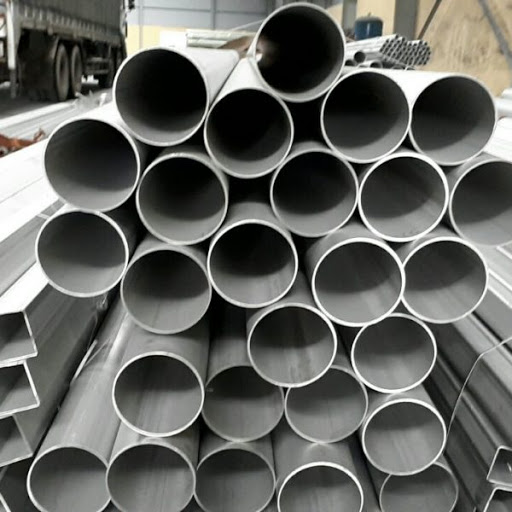
#> input picture images/pipe1.jpg, 512 x 512 px
$ python -i pipe.py   (imports and definitions only)
#> lines starting #> are read from the running program, lines starting #| are printed output that depends on the picture; after the words box and inside, x2 and y2 are one past the last pixel; in counts of white or black regions, pixels touching at a corner belong together
#> further down, picture is the input picture: shape (512, 512, 3); mean B, G, R 95.6, 99.7, 98.6
import cv2
import numpy as np
import streamlit as st
from PIL import Image

def preprocess_image(image):
    # Chuyển đổi sang màu HSV
    hsv = cv2.cvtColor(image, cv2.COLOR_BGR2HSV)
#> hsv: shape (512, 512, 3); mean H, S, V 44.5, 26.9, 100.3

    # Masking (~ pipe color)
    lower_color = np.array([0, 0, 0])
    upper_color = np.array([179, 50, 255])
    mask = cv2.inRange(hsv, lower_color, upper_color)
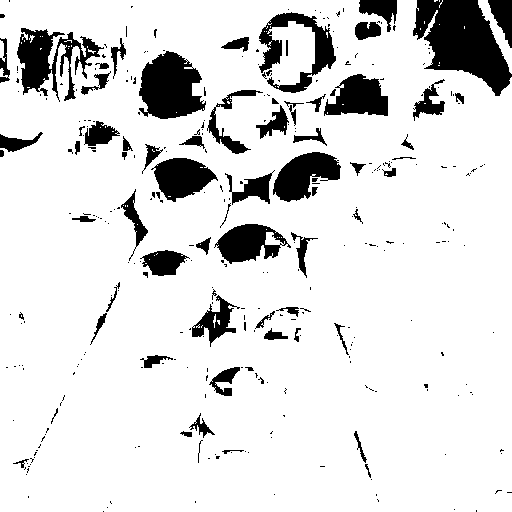
#> mask: shape (512, 512); 87.2% white; 333 black regions (261 under 20 px)

    # Làm mờ (blur)
    blurred = cv2.GaussianBlur(mask, (9, 9), 2)
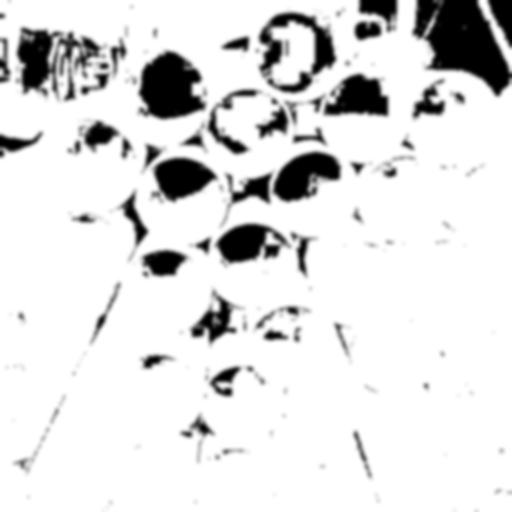
#> blurred: shape (512, 512); min 0, max 255, mean 222.3

    # Erosion và Dilation
    kernel = np.ones((3, 3), np.uint8)
    eroded = cv2.erode(blurred, kernel, iterations=2)
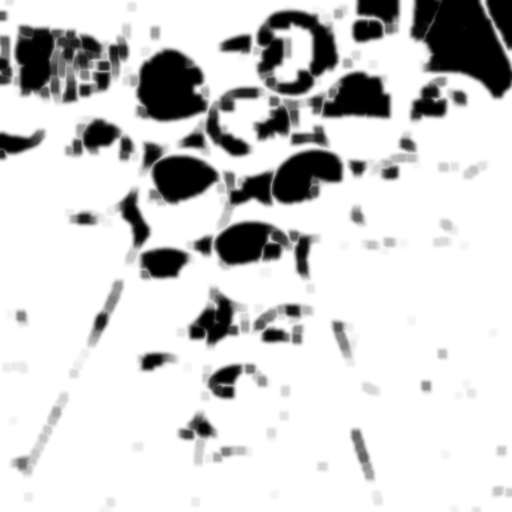
#> eroded: shape (512, 512); min 0, max 255, mean 208.9
    dilated = cv2.dilate(eroded, kernel, iterations=2)

    # Tìm contours
    contours, _ = cv2.findContours(dilated, cv2.RETR_EXTERNAL, cv2.CHAIN_APPROX_SIMPLE)
#> contours = 2 contours; box (x1, y1, x2, y2) and area: (0, 0, 512, 512) 256607, (460, 22, 469, 33) 74
    image_with_contours = image.copy()

    # Vẽ contours
    epsilon = 0.035
    for contour in contours:
        approx = cv2.approxPolyDP(contour, epsilon * cv2.arcLength(contour, True), True)
        if len(approx) >= 7:
            cv2.drawContours(image_with_contours, [contour], -1, (0, 255, 0), 2)
#> this loop made 2 passes
#> approx on pass 1: [[460, 23], [460, 31], [468, 31], [468, 23]]

    gray_with_contours = cv2.cvtColor(image_with_contours, cv2.COLOR_BGR2GRAY)
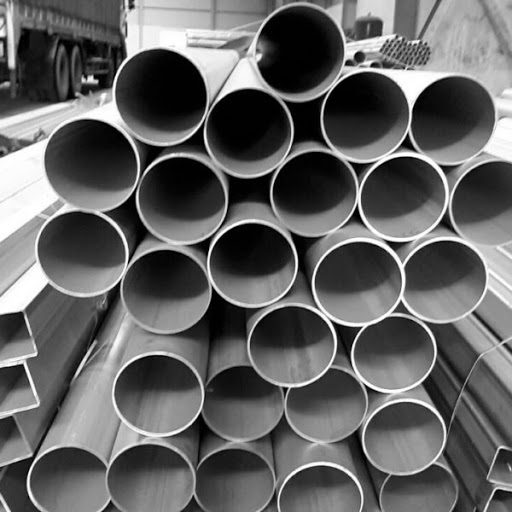
#> gray_with_contours: shape (512, 512); min 0, max 255, mean 98.9
    return gray_with_contours

def find_and_draw_circles(image, canny_params, hough_params, radius_range):
    try:
        # Preprocess
        preprocessed_image = preprocess_image(image)

        # Canny Edge Detection
        edges = cv2.Canny(preprocessed_image, canny_params[0], canny_params[1])

        # Hough Circle Detection
        circles_hough = cv2.HoughCircles(
            edges, cv2.HOUGH_GRADIENT, dp=hough_params[0], minDist=hough_params[1],
            param1=hough_params[2], param2=hough_params[3],
            minRadius=hough_params[4], maxRadius=hough_params[5]
        )
        # Circle Size Filter
        num_circles = 0
        image_with_contours = image.copy()

        if circles_hough is not None:
            circles_hough = np.uint16(np.around(circles_hough))

            for circle in circles_hough[0, :]:
                center = (circle[0], circle[1])
                radius = circle[2]
                if radius_range[0] < radius < radius_range[1]:
                    cv2.circle(image_with_contours, center, radius, (255, 0, 0), 2)
                    num_circles += 1

        return image_with_contours, num_circles

    except Exception as e:
        st.error(f"An error occurred: {e}")
        return image, 0

# Streamlit GUI
# [32 lines not run here, left out]

>>> import cv2
>>> picture = cv2.imread('images/pipe1.jpg')
>>> result = preprocess_image(picture)

$ run again, on images/pipe3.jpg
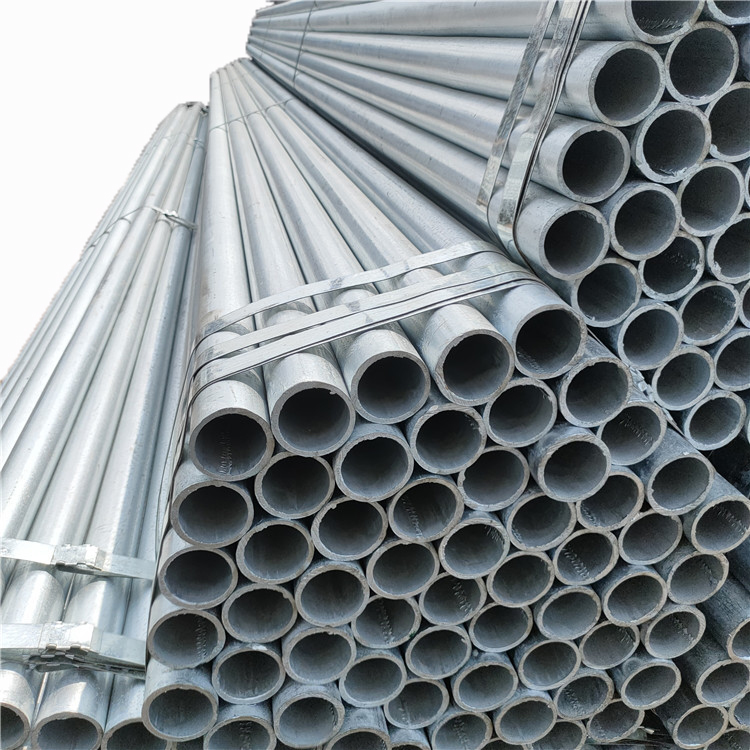
#> input picture images/pipe3.jpg, 750 x 750 px
#> picture is the input picture: shape (750, 750, 3); mean B, G, R 140.4, 136.9, 129.9
#> hsv: shape (750, 750, 3); mean H, S, V 86.5, 29, 140.8
#> in preprocess_image, `mask = cv2.inRange(hsv, lower_color, upper_color)`:
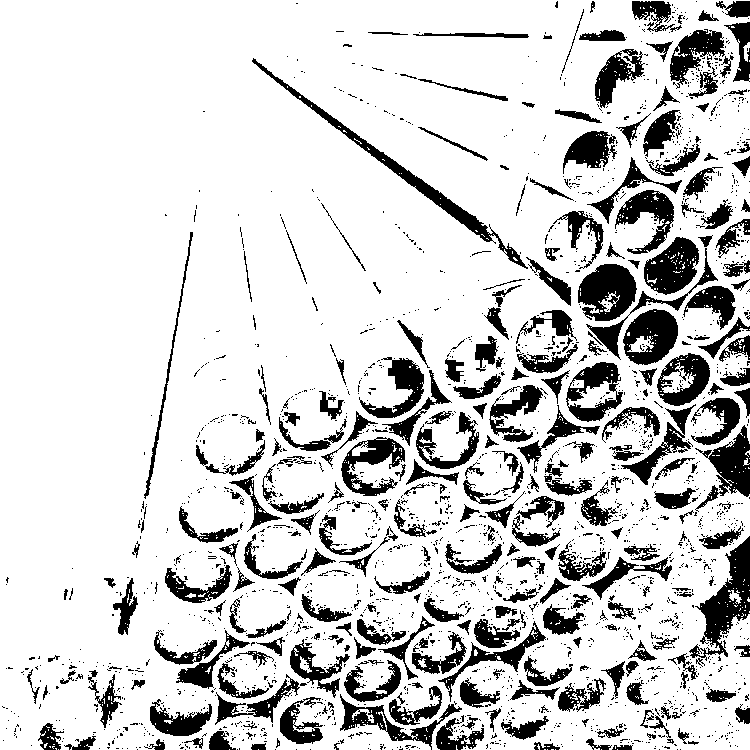
#> mask: shape (750, 750); 82.2% white; 2262 black regions (1950 under 20 px)
#> in preprocess_image, `dilated = cv2.dilate(eroded, kernel, iterations=2)`:
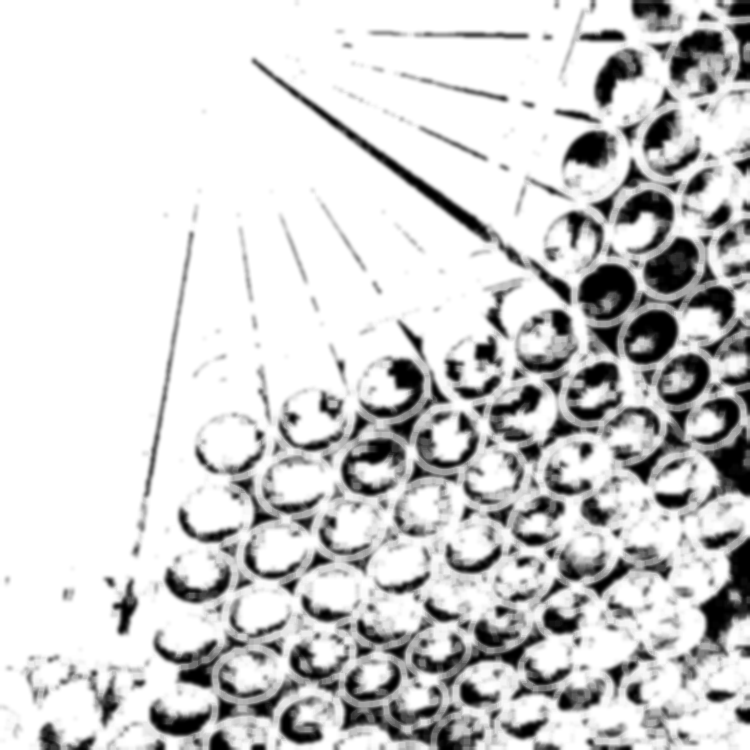
#> dilated: shape (750, 750); min 0, max 255, mean 206.9
#> contours = 1 contour; box (x1, y1, x2, y2) and area: (0, 0, 750, 750) 560075
#> the loop in preprocess_image, `for contour in contours:` made 1 pass
#> approx on pass 1: [[0, 0], [0, 749], [749, 749], [749, 0]]

$ run again, on images/pipe4.jpg
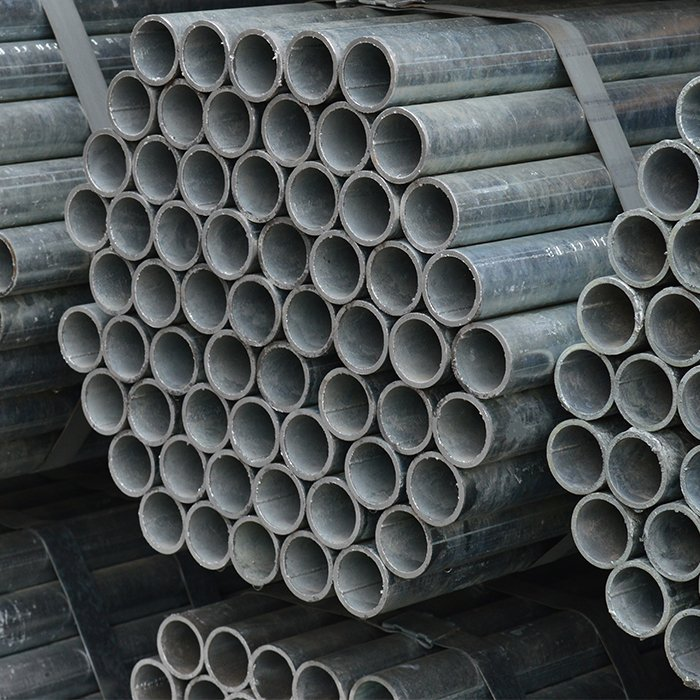
#> input picture images/pipe4.jpg, 700 x 700 px
#> picture is the input picture: shape (700, 700, 3); mean B, G, R 81.7, 80.7, 75.7
#> hsv: shape (700, 700, 3); mean H, S, V 81.2, 27.9, 82.6
#> in preprocess_image, `mask = cv2.inRange(hsv, lower_color, upper_color)`:
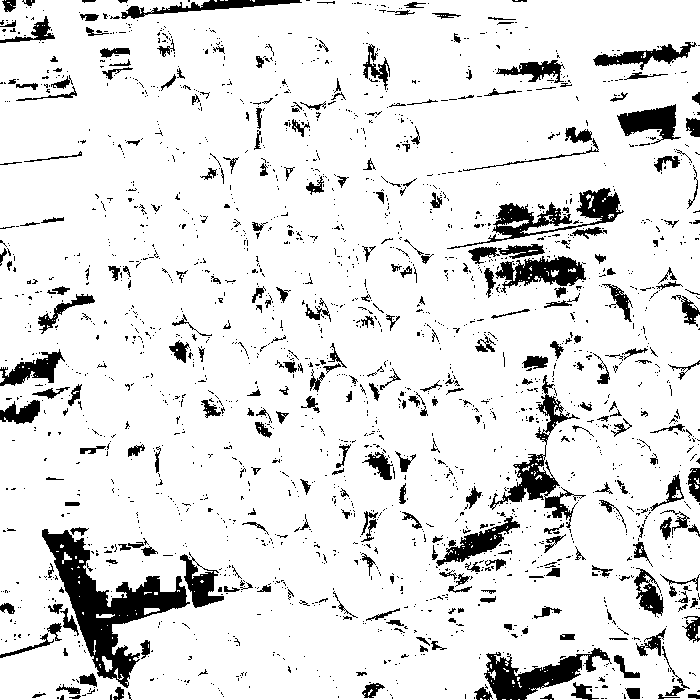
#> mask: shape (700, 700); 88.9% white; 2247 black regions (1937 under 20 px)
#> in preprocess_image, `eroded = cv2.erode(blurred, kernel, iterations=2)`:
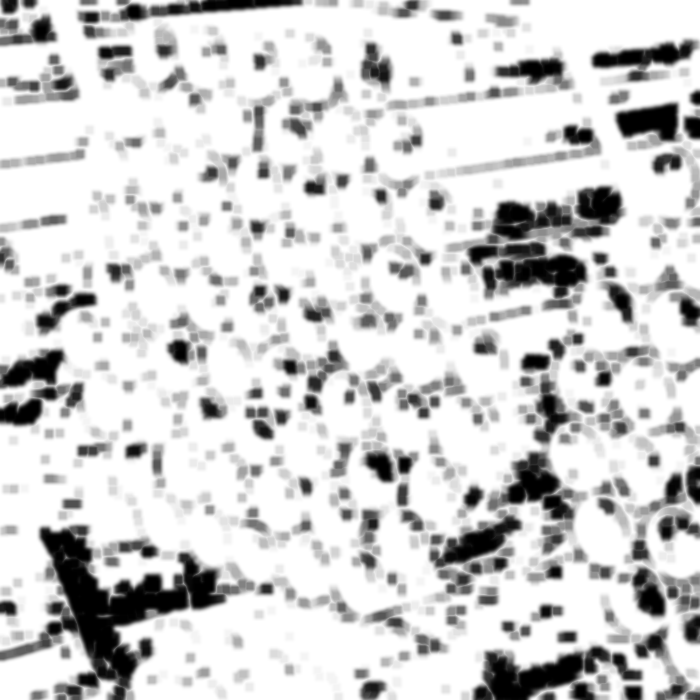
#> eroded: shape (700, 700); min 0, max 255, mean 208.2
#> contours = 1 contour; box (x1, y1, x2, y2) and area: (0, 0, 700, 700) 488494
#> the loop in preprocess_image, `for contour in contours:` made 1 pass
#> approx on pass 1: [[0, 0], [0, 699], [699, 699], [699, 0]]
